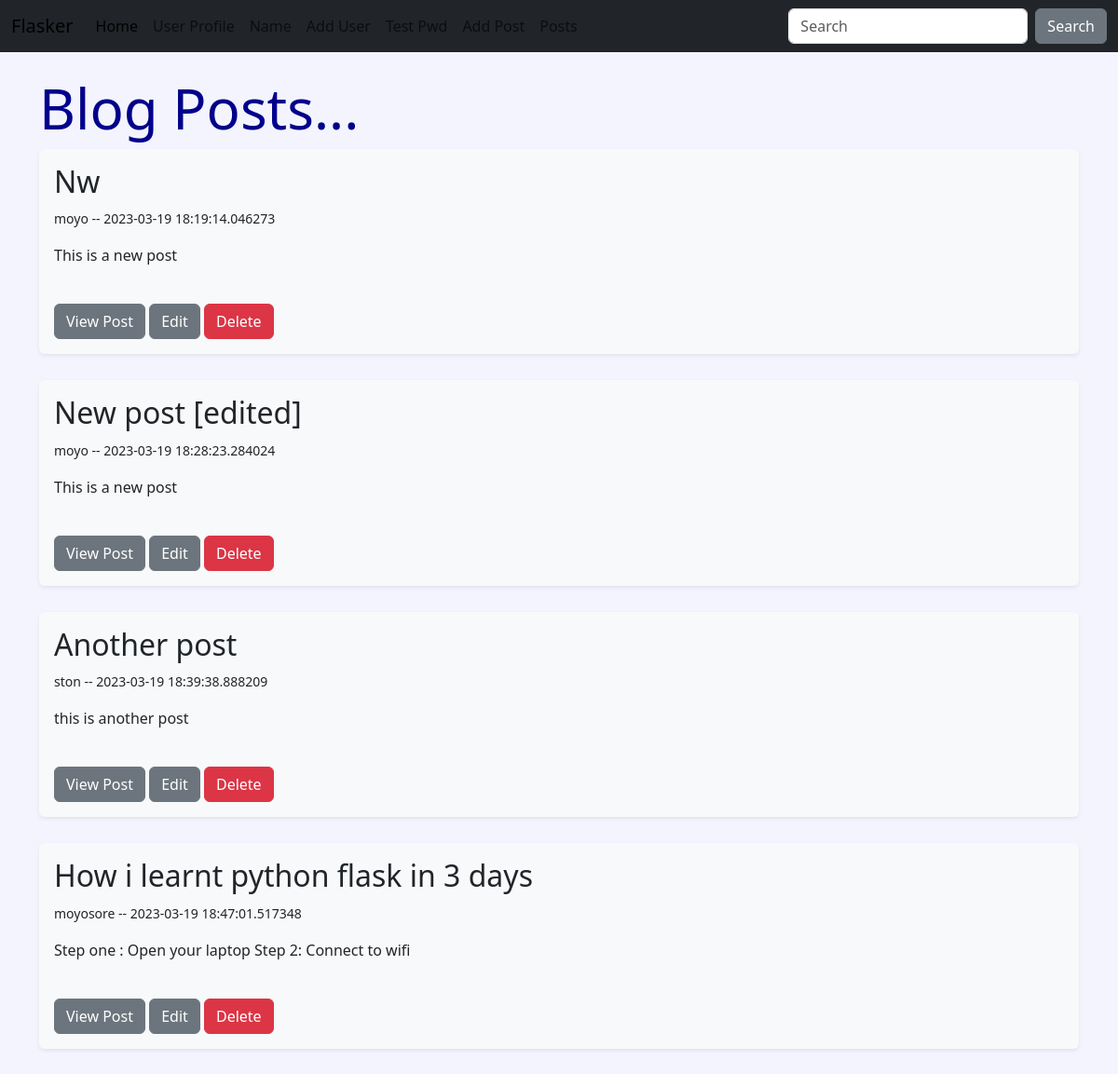
Page /posts on the earlier database version.
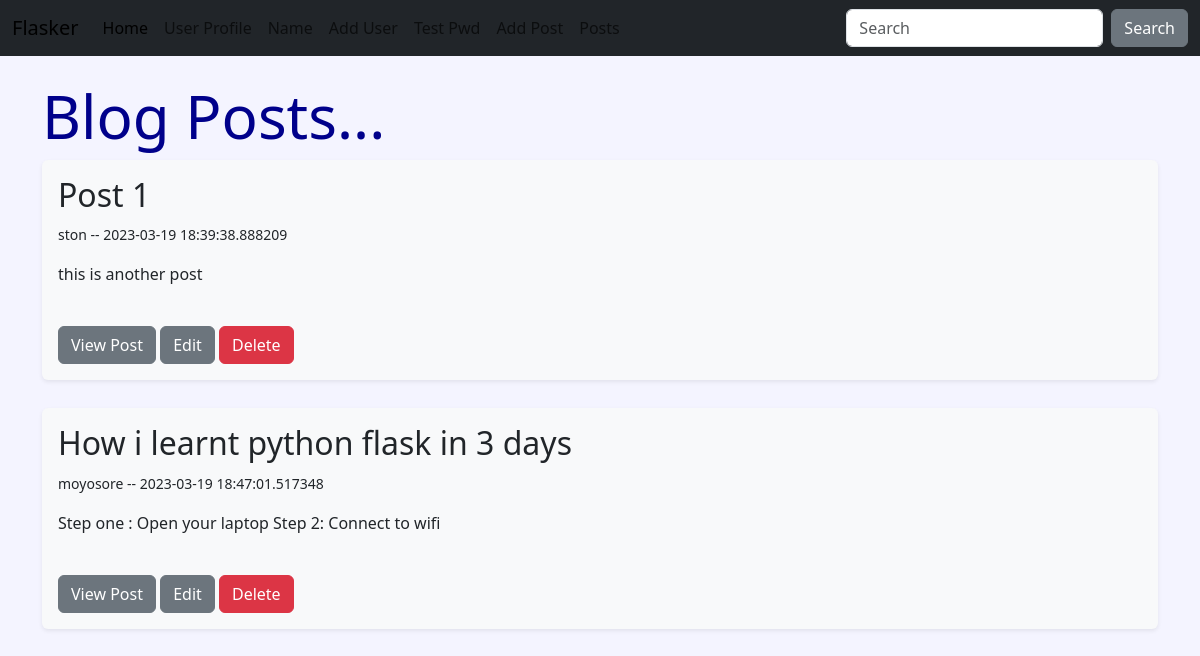
Same page on the later database version.
### hello.py (models this page shows)
class Post(db.Model):
    id = db.Column(db.Integer, primary_key=True)
    title = db.Column(db.String(255))
    content = db.Column(db.Text)
    author = db.Column(db.String(255))
    date_posted = db.Column(db.DateTime, default=datetime.utcnow)
    slug = db.Column(db.String(255))

### hello.py (the view)
@app.route('/posts')
def posts():
    posts = Post.query.order_by(Post.date_posted)
    return render_template('posts.html', posts=posts)

### templates/posts.html
{% extends 'base.html' %}
{% block content%}
<h1>Blog Posts...</h1>
{% if posts %}
{% for post in posts %}
<div class="shadow-sm p-3 mb-1 bg-body-tertiary rounded">
    <h2>{{ post.title|capitalize }}</h2>
    <p><small>{{ post.author }} -- {{ post.date_posted }}</small></p>
    <p>{{ post.content }}</p><br />
    <a href="{{ url_for('post', id=post.id )}}"><button type="button" class="btn btn-secondary">View Post</button></a>
    <a href="{{ url_for('edit_post', id=post.id)}}"><button type="button" class="btn btn-secondary">Edit</button></a>
    <a href="{{ url_for('delete_post', id=post.id)}}"><button type="button" class="btn btn-danger">Delete</button></a>
</div>
<br/>
{% endfor %}
{% else %}
<h4>No post!</h4>
{% endif %}
{% endblock %}

### templates/base.html (shortened to what this page needs)
<!doctype html>
<html lang="en">
<head>
    <link href="https://cdn.jsdelivr.net/npm/bootstrap@5.3.0-alpha1/dist/css/bootstrap.min.css" rel="stylesheet"
>
    <link href="{{ url_for('static', filename='css/style.css') }}" rel="stylesheet"></link>
</head>
<body>
    {% include 'navbar.html'%}
    <div class="container">
        <br/>
        {% block content %}
        {% endblock %}
    </div>
</body>
</html>

### templates/navbar.html (shortened to what this page needs)
<nav class="navbar navbar-expand-lg bg-dark text-white">
    <div class="container-fluid">
      <a class="navbar-brand" href="{{ url_for('index') }}">Flasker</a>
      <div class="collapse navbar-collapse" id="navbarSupportedContent">
        <ul class="navbar-nav me-auto mb-2 mb-lg-0 text-white">
          <li class="nav-item">
            <a class="nav-link active" aria-current="page" href="{{ url_for('index') }}">Home</a>
          </li>
          <li class="nav-item">
            <a class="nav-link" href="{{ url_for('user', name='moyo') }}">User Profile</a>
          </li>
          <li class="nav-item">
            <a class="nav-link" href="{{ url_for('name') }}">Name</a>
          </li>
          <li class="nav-item">
            <a class="nav-link" href="{{ url_for('add_user') }}">Add User</a>
          </li>
          <li class="nav-item">
            <a class="nav-link" href="{{ url_for('test_pw') }}">Test Pwd</a>
          </li>
          <li class="nav-item">
            <a class="nav-link" href="{{ url_for('add_post') }}">Add Post</a>
          </li>
          <li class="nav-item">
            <a class="nav-link" href="{{ url_for('posts') }}">Posts</a>
          </li>
        </ul>
        <form class="d-flex" role="search">
          <input class="form-control me-2" type="search" placeholder="Search" aria-label="Search">
          <button class="btn btn-secondary" type="submit">Search</button>
        </form>
      </div>
    </div>
  </nav>

### static/css/style.css (style rules this page uses)
h1 { color: darkblue; font-size: 60px; }
body { background-color: #f4f4ff; }

Differences in the rows shown:
removed Post: title "Nw", author "moyo", date_posted "2023-03-19 18:19:14.046273", content "This is a new post"
removed Post: title "New post [edited]", author "moyo", date_posted "2023-03-19 18:28:23.284024", content "This is a new post"
changed Post "this is another post": title "Another post" → "Post 1"
